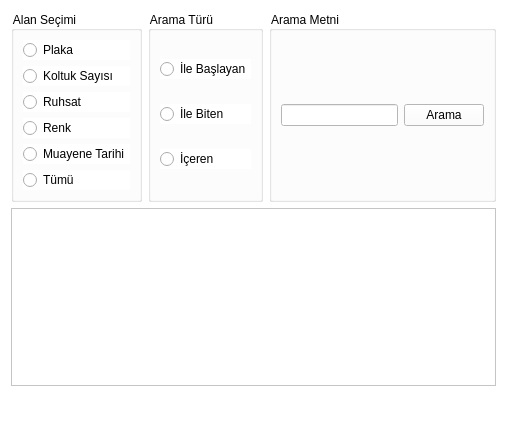
<?xml version="1.0" encoding="UTF-8"?>
<ui version="4.0">
 <class>OtobusBilgisiListeFormu</class>
 <widget class="QWidget" name="OtobusBilgisiListeFormu">
  <property name="geometry">
   <rect>
    <x>0</x>
    <y>0</y>
    <width>507</width>
    <height>423</height>
   </rect>
  </property>
  <property name="windowTitle">
   <string>Otobus Sistemi</string>
  </property>
  <property name="windowIcon">
   <iconset resource="../../Kaynaklar.qrc">
    <normaloff>:/Resimler/Resimler/otobus.png</normaloff>:/Resimler/Resimler/otobus.png</iconset>
  </property>
  <property name="styleSheet">
   <string notr="true">background-color: rgb(255, 255, 255);</string>
  </property>
  <layout class="QGridLayout" name="gridLayout">
   <item row="0" column="0">
    <widget class="QGroupBox" name="grpAlanSecimi">
     <property name="title">
      <string>Alan Seçimi</string>
     </property>
     <layout class="QVBoxLayout" name="verticalLayout">
      <item>
       <widget class="QRadioButton" name="rbPlaka">
        <property name="text">
         <string>Plaka</string>
        </property>
       </widget>
      </item>
      <item>
       <widget class="QRadioButton" name="rbKoltukSayisi">
        <property name="text">
         <string>Koltuk Sayısı</string>
        </property>
       </widget>
      </item>
      <item>
       <widget class="QRadioButton" name="rbRuhsat">
        <property name="text">
         <string>Ruhsat</string>
        </property>
       </widget>
      </item>
      <item>
       <widget class="QRadioButton" name="rbRenk">
        <property name="text">
         <string>Renk</string>
        </property>
       </widget>
      </item>
      <item>
       <widget class="QRadioButton" name="rbMuayeneTarihi">
        <property name="text">
         <string>Muayene Tarihi</string>
        </property>
       </widget>
      </item>
      <item>
       <widget class="QRadioButton" name="rbTumu">
        <property name="text">
         <string>Tümü</string>
        </property>
       </widget>
      </item>
     </layout>
    </widget>
   </item>
   <item row="0" column="1">
    <widget class="QGroupBox" name="grpAramaTuru">
     <property name="title">
      <string>Arama Türü</string>
     </property>
     <layout class="QVBoxLayout" name="verticalLayout_2">
      <item>
       <widget class="QRadioButton" name="rbIleBaslayan">
        <property name="text">
         <string>İle Başlayan</string>
        </property>
       </widget>
      </item>
      <item>
       <widget class="QRadioButton" name="rbIleBiten">
        <property name="text">
         <string>İle Biten</string>
        </property>
       </widget>
      </item>
      <item>
       <widget class="QRadioButton" name="rbIceren">
        <property name="text">
         <string>İçeren</string>
        </property>
       </widget>
      </item>
     </layout>
    </widget>
   </item>
   <item row="0" column="2">
    <widget class="QGroupBox" name="grpAramaMetni">
     <property name="title">
      <string>Arama Metni</string>
     </property>
     <layout class="QGridLayout" name="gridLayout_3">
      <item row="0" column="0">
       <widget class="QLineEdit" name="leArama"/>
      </item>
      <item row="0" column="1">
       <widget class="QPushButton" name="pbArama">
        <property name="text">
         <string>Arama</string>
        </property>
        <property name="icon">
         <iconset resource="../../Kaynaklar.qrc">
          <normaloff>:/Resimler/Resimler/buyutec.png</normaloff>:/Resimler/Resimler/buyutec.png</iconset>
        </property>
       </widget>
      </item>
     </layout>
    </widget>
   </item>
   <item row="1" column="0" colspan="3">
    <widget class="QTableWidget" name="tblOtobusBilgisiListesi"/>
   </item>
   <item row="2" column="0" colspan="3">
    <spacer name="verticalSpacer">
     <property name="orientation">
      <enum>Qt::Vertical</enum>
     </property>
     <property name="sizeHint" stdset="0">
      <size>
       <width>20</width>
       <height>40</height>
      </size>
     </property>
    </spacer>
   </item>
  </layout>
 </widget>
 <tabstops>
  <tabstop>rbPlaka</tabstop>
  <tabstop>rbKoltukSayisi</tabstop>
  <tabstop>rbRuhsat</tabstop>
  <tabstop>rbRenk</tabstop>
  <tabstop>rbMuayeneTarihi</tabstop>
  <tabstop>rbTumu</tabstop>
  <tabstop>rbIleBaslayan</tabstop>
  <tabstop>rbIleBiten</tabstop>
  <tabstop>rbIceren</tabstop>
  <tabstop>leArama</tabstop>
  <tabstop>pbArama</tabstop>
  <tabstop>tblOtobusBilgisiListesi</tabstop>
 </tabstops>
 <resources>
  <include location="../../Kaynaklar.qrc"/>
 </resources>
 <connections>
  <connection>
   <sender>leArama</sender>
   <signal>textChanged(QString)</signal>
   <receiver>pbArama</receiver>
   <slot>click()</slot>
   <hints>
    <hint type="sourcelabel">
     <x>372</x>
     <y>189</y>
    </hint>
    <hint type="destinationlabel">
     <x>396</x>
     <y>189</y>
    </hint>
   </hints>
  </connection>
 </connections>
</ui>
